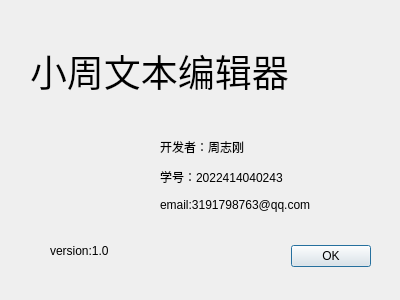
<?xml version="1.0" encoding="UTF-8"?>
<ui version="4.0">
 <class>AboutDialog</class>
 <widget class="QDialog" name="AboutDialog">
  <property name="geometry">
   <rect>
    <x>0</x>
    <y>0</y>
    <width>400</width>
    <height>300</height>
   </rect>
  </property>
  <property name="windowTitle">
   <string>Dialog</string>
  </property>
  <widget class="QDialogButtonBox" name="buttonBox">
   <property name="geometry">
    <rect>
     <x>30</x>
     <y>240</y>
     <width>341</width>
     <height>32</height>
    </rect>
   </property>
   <property name="orientation">
    <enum>Qt::Orientation::Horizontal</enum>
   </property>
   <property name="standardButtons">
    <set>QDialogButtonBox::StandardButton::Ok</set>
   </property>
  </widget>
  <widget class="QLabel" name="label">
   <property name="geometry">
    <rect>
     <x>30</x>
     <y>30</y>
     <width>341</width>
     <height>81</height>
    </rect>
   </property>
   <property name="font">
    <font>
     <pointsize>28</pointsize>
    </font>
   </property>
   <property name="text">
    <string>小周文本编辑器</string>
   </property>
  </widget>
  <widget class="QLabel" name="label_2">
   <property name="geometry">
    <rect>
     <x>160</x>
     <y>120</y>
     <width>221</width>
     <height>111</height>
    </rect>
   </property>
   <property name="text">
    <string>&lt;html&gt;&lt;head/&gt;&lt;body&gt;&lt;p&gt;开发者：周志刚&lt;/p&gt;&lt;p&gt;学号：2022414040243&lt;/p&gt;&lt;p&gt;email:3191798763@qq.com&lt;/p&gt;&lt;/body&gt;&lt;/html&gt;</string>
   </property>
  </widget>
  <widget class="QLabel" name="label_3">
   <property name="geometry">
    <rect>
     <x>40</x>
     <y>130</y>
     <width>81</width>
     <height>91</height>
    </rect>
   </property>
   <property name="styleSheet">
    <string notr="true">border-image: url(:/images/bianjiqi.svg);</string>
   </property>
  </widget>
  <widget class="QLabel" name="label_4">
   <property name="geometry">
    <rect>
     <x>50</x>
     <y>240</y>
     <width>131</width>
     <height>21</height>
    </rect>
   </property>
   <property name="text">
    <string>version:1.0</string>
   </property>
  </widget>
 </widget>
 <resources/>
 <connections>
  <connection>
   <sender>buttonBox</sender>
   <signal>accepted()</signal>
   <receiver>AboutDialog</receiver>
   <slot>accept()</slot>
   <hints>
    <hint type="sourcelabel">
     <x>248</x>
     <y>254</y>
    </hint>
    <hint type="destinationlabel">
     <x>157</x>
     <y>274</y>
    </hint>
   </hints>
  </connection>
  <connection>
   <sender>buttonBox</sender>
   <signal>rejected()</signal>
   <receiver>AboutDialog</receiver>
   <slot>reject()</slot>
   <hints>
    <hint type="sourcelabel">
     <x>316</x>
     <y>260</y>
    </hint>
    <hint type="destinationlabel">
     <x>286</x>
     <y>274</y>
    </hint>
   </hints>
  </connection>
 </connections>
</ui>
